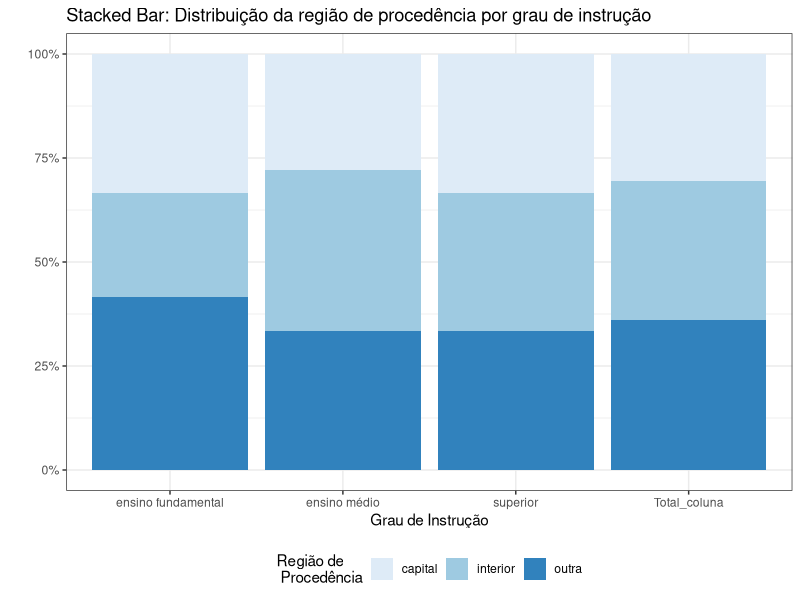

This figure's R source:
# Solução Lista 4 de Exercícios em R

# Diretório de trabalho
setwd("~/Dropbox/DSA/AnaliseEstatisticaI/Modulo05/Lista4")
getwd()

# Carrega o dataset
data <- read.csv("dataset.csv", sep = ';')
View(data)
attach(data)


# 1- Qual o total de pessoas com ensino médio na capital?
tabela1 <- table(reg_procedencia,grau_instrucao)
tabela1

# Formatando a saída
Total_linha <- margin.table(tabela1, 2)  # O argumento 2 define a marginal da linha
Total_coluna <- margin.table(tabela1, 1) # O argumento 1 define a marginal da coluna
tabela1_final <- rbind(cbind(tabela1,Total_coluna), c(Total_linha, sum(Total_coluna)))
dimnames(tabela1_final)[[1]][4] <- "Total_linha" 
tabela1_final

# 2- Qual o percentual de pessoas do interior com ensino superior?
tabela2 <- prop.table(tabela1)
tabela2

Total_linha <- margin.table(tabela2,2) 
Total_coluna <- margin.table(tabela2,1)
tabela2_final <- rbind(cbind(tabela2,Total_coluna),c(Total_linha, sum(Total_coluna)))
dimnames(tabela2_final)[[1]][4] <- "Total_linha" 
tabela2_final

# Formatando o resultado final
library(tidyverse)
tabela2_final %>% `*`(100) %>% round(2)

# 3- Crie um Stacked Bar Chart para representar a relação entre o grau de instrução e a região de procedência.
library(ggplot2)
library(scales)
library(reshape2)

ggplot(melt(tabela1_final[1:3,],value.name = "contagem",
            varnames = c("reg_procedencia","grau_instrucao") ))+        ## `melt` empilha os dados no formato necessário para o ggplot
  aes(x=grau_instrucao ,y=contagem, fill=reg_procedencia) +             ## Variáveis a serem plotadas. 
  geom_bar(stat="identity", position = "fill") +                        ## Define o gráfico de barras percentual empilhado 
  scale_fill_brewer(name="Região de\n Procedência")+                    ## Opções do preenchimento do gráfico (label e paleta de cores)
  scale_y_continuous(labels = percent_format()) +                       ## Formato do eixo Y em porcentagem
  theme_bw()+                                                           ## Define a cor do fundo do gráfico: neste caso, branco
  theme(legend.position="bottom") +                                     ## Define a posição da legenda abaixo do gráfico
  ggtitle("Stacked Bar: Distribuição da região de procedência por grau de instrução")+
  xlab("Grau de Instrução") + ylab("")                                  ## Define os `labels` dos eixos


# 4- Qual a relação entre grau_instrucao e estado_civil?
install.packages("gmodels")
library(gmodels)

CrossTable(grau_instrucao,estado_civil, 
           prop.r=TRUE,       # Se TRUE, entao retorna as proporções nas linhas
           prop.c=FALSE,      # Se TRUE, entao retorna as proporções nas colunas
           prop.t=FALSE,      # Se TRUE, entao retorna as proporções em relação ao total
           prop.chisq=FALSE,  # Se TRUE, entao retorna a contribuição de cada combinação para a estatística de Qui-quadrado
           digits=2)

# Teste do Qui-Quadrado
tabela3 <- table(grau_instrucao,estado_civil)
testequi <- chisq.test(tabela3) 
testequi

# 5-Como interpretar o resultado do Teste do Qui-quadrado no item anterior? As variáveis são dependentes ou independentes?

# Duas variáveis aleatórias x e y são chamadas independentes se a distribuição de probabilidade de uma variável não for afetada pela presença de outra.

# Para estabelecer que 2 variáveis categóricas são dependentes, a estatística qui-quadrado deve estar acima de um certo ponto de corte. 
# Este corte aumenta à medida que o número de classes dentro da variável aumenta.

# Alternativamente, você pode simplesmente executar um teste qui-quadrado e verificar os valores-p.

# Como todos os testes estatísticos, o teste qui-quadrado assume uma hipótese nula e uma hipótese alternativa. 
# A prática geral é, se o valor de p que sai no resultado é menor que um nível de significância pré-determinado, que é 0,05 normalmente, 
# então rejeitamos a hipótese nula.

# H0: As duas variáveis são independentes
# H1: As duas variáveis estão relacionadas.

# A hipótese nula do teste qui-quadrado é que as duas variáveis são independentes e a hipótese alternativa é que elas estão relacionadas.

# O valor do qui-quadrado será maior se a diferença entre os valores real e esperado aumentar.
# Além disso, quanto mais as categorias nas variáveis, maior deve ser a estatística qui-quadrado.

# Como o valor de p 0.3843 é maior que o nível de significância de 0,05, 
# não rejeitamos a hipótese nula de que o grau de instrução seja independente do estado civil.


# 6- Quais são as técnicas usadas para analisar a relação entre:

# 2 Variáveis Categóricas         
# ==> Teste do Qui-Quadrado

# 2 Variáveis Numéricas                                       
# ==> Regressão Linear 

# Variável Categórica (Dependente) e Numérica (Independente)  
# ==> Regressão Logística

# Variável Categórica (Independente) e Numérica (Dependente)  
# ==> ANOVA (Análise de Variância)


# 7- Explique o que é Correlação e o que é Causalidade.

# Correlação é um conceito que se refere à medida da relação entre duas variáveis. 
# Por exemplo, pensemos nas variáveis quantidade de sorvetes vendidos e temperatura. Em dias de calor acentuado, 
# verifica-se que a quantidade de sorvetes vendidos tende a ser mais elevada. Isto é, diz-se que há uma correlação positiva 
# entre temperaturas e quantidade de sorvetes vendidos. 
# A correlação ainda pode ser nula (ou quase nula), por exemplo, quando tentamos relacionar o consumo de arroz com a 
# temperatura. Esse consumo tende a não variar expressivamente em decorrência da mudança de temperatura, 
# diz-se então que a correlação entre o consumo de arroz e a temperatura é (praticamente) nula.

# Causalidade é um conceito em que há relação entre uma variável X e uma variável Y e a variável Y é consequência da variável X, 
# ou dito de outra maneira, a variável X é causa da variável Y. 
# Ainda no exemplo da temperatura e da quantidade vendida de sorvete, podemos identificar que dias de temperaturas mais 
# altas implicam em uma maior quantidade média de sorvetes vendidos. 
# Isto é, dadas as preferências das pessoas de consumirem mais sorvetes em dias de calor, quando a temperatura aumenta, em média, 
# a quantidade de sorvete vendida também aumenta. Com o devido embasamento teórico a respeito das preferências das pessoas, 
# pode-se concluir que o aumento de temperatura é a causa da elevação na venda de sorvetes.


# 8- Calcule as medidas de posição da variável salário.
str(data$salario)
data$salario <- as.double(data$salario)
summary(data$salario)


# 9- Calcule as medidas de dispersão da variável salário.
sd(data$salario)
var(data$salario)


# 10 - Apresenteo relatório em PowerPoint ou usando RMarkdown
